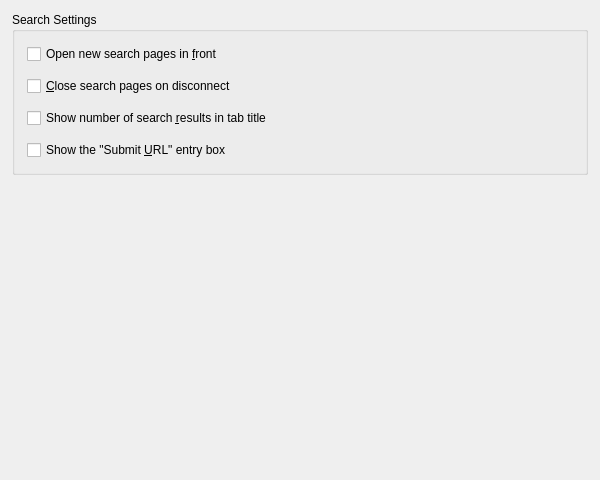
<?xml version="1.0" encoding="UTF-8"?>
<ui version="4.0">
 <class>KMLDonkeyPrefSearchPage</class>
 <widget class="QWidget" name="KMLDonkeyPrefSearchPage">
  <property name="geometry">
   <rect>
    <x>0</x>
    <y>0</y>
    <width>600</width>
    <height>480</height>
   </rect>
  </property>
  <property name="windowTitle">
   <string>Search Configuration</string>
  </property>
  <layout class="QVBoxLayout">
   <item>
    <widget class="QGroupBox" name="groupBox3">
     <property name="title">
      <string>Search Settings</string>
     </property>
     <layout class="QVBoxLayout" name="verticalLayout">
      <item>
       <widget class="QCheckBox" name="activateNewTabsCheckbox">
        <property name="toolTip">
         <string>When a new search is started, open the search page in front of any other pages.</string>
        </property>
        <property name="text">
         <string>Open new search pages in &amp;front</string>
        </property>
       </widget>
      </item>
      <item>
       <widget class="QCheckBox" name="closeTabsOnDisconnectCheckbox">
        <property name="toolTip">
         <string>Close all open searches if KMLDonkey is disconnected from the core.</string>
        </property>
        <property name="text">
         <string>&amp;Close search pages on disconnect</string>
        </property>
       </widget>
      </item>
      <item>
       <widget class="QCheckBox" name="showNumbersOnTabsCheckbox">
        <property name="text">
         <string>Show number of search &amp;results in tab title</string>
        </property>
       </widget>
      </item>
      <item>
       <widget class="QCheckBox" name="showSubmitURLCheckbox">
        <property name="text">
         <string>Show the &quot;Submit &amp;URL&quot; entry box</string>
        </property>
       </widget>
      </item>
     </layout>
    </widget>
   </item>
   <item>
    <spacer>
     <property name="orientation">
      <enum>Qt::Vertical</enum>
     </property>
     <property name="sizeType">
      <enum>QSizePolicy::Expanding</enum>
     </property>
     <property name="sizeHint" stdset="0">
      <size>
       <width>81</width>
       <height>81</height>
      </size>
     </property>
    </spacer>
   </item>
  </layout>
 </widget>
 <layoutdefault spacing="12" margin="12"/>
 <pixmapfunction>qPixmapFromMimeSource</pixmapfunction>
 <resources/>
 <connections/>
</ui>
